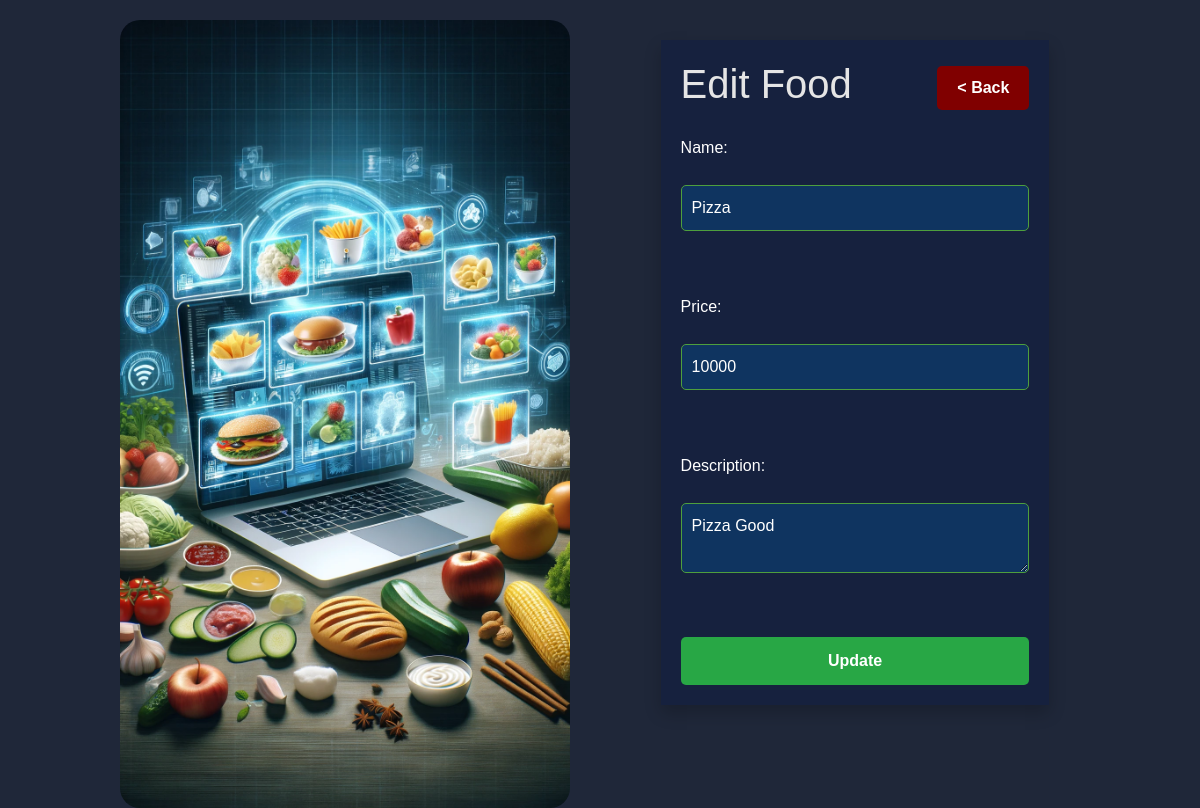
Page /admin/edit-food.php?id=8 on the committed database.
### tables this page shows
CREATE TABLE `foodlist` (
  `ID` int(11) NOT NULL,
  `Name` varchar(200) NOT NULL,
  `Price` int(20) NOT NULL,
  `Description` varchar(500) NOT NULL,
  `img` varchar(100) NOT NULL
);

### admin/edit-food.php (the view, shortened to what this page needs)
<!DOCTYPE html>
<html lang="en">
<head>
    <link href="https://cdn.jsdelivr.net/npm/bootstrap@5.0.2/dist/css/bootstrap.min.css" rel="stylesheet">
</head>
<body>
    <div class="row">
        <div class="col-5 cheat-center">
        &nbsp;<br>
        <img src="img/add-food.webp" width="450" style="margin-left:200px;
       border-radius: 20px; margin-top: 20px; " />
        </div>
        <div class="col-1"></div>
        <div class="col-5">
             <div class="container">
        <div class="header">
            <h1>Edit Food</h1>
            <div class="header-buttons">
                <a href="food.php" id="addButton2" class="cool2">< Back </a>
            </div>
        </div>
        <?php
        include('connection.php');
        $id = $_GET['id'];
        $val = $con->query("Select * from foodlist where id=$id");
        $data = mysqli_fetch_array($val);
            ?>
        <div id="addFoodForm">
            <form method="POST" enctype="multipart/form-data">
                <label for="name">Name:</label>
                <input type="text" id="name" name="name"
                value="<?php echo $data['Name'] ?>"
                required><br>
                <label for="price">Price:</label>
                <input type="text" id="price" name="price"
                value="<?php echo $data['Price'] ?>"
                required><br>
                <label for="description">Description:</label>
                <textarea id="description" name="description"
                required><?php echo $data['Description'] ?></textarea><br>
                <button type="submit" name="sub">Update</button>
            </form>
        </div>
    </div></div>
        <div class="col-1"></div>
    </div>
</body>
</html>

### admin/edit-food.php (style rules this page uses)
body { font-family: Arial, sans-serif; background-color: #1f2739; color: #E5E5E5; overflow-x: hidden; }
.cheat-center { display: flex; justify-content: center; align-items: center; }
.cool2 { display: inline-block; background-color: maroon; color: white; text-decoration: none; padding: 10px 20px; border-radius: 5px; font-size: 16px; font-weight: bold; }
.container { width: 80%; margin: 40px auto; padding: 20px; background: #16213E; box-shadow: 0 8px 16px 0 rgba(0, 0, 0, 0.2); }
.header { display: flex; align-items: center; justify-content: space-between; margin-bottom: 20px; }
form { display: grid; grid-template-columns: 1fr; gap: 20px; color: white; }
label { display: block; margin-bottom: 5px; }
input[type="text"], textarea, input[type="file"] { width: 100%; padding: 10px; background: #0F3460; border: 1px solid #4E9F3D; color: white; border-radius: 5px; }
button[type="submit"] { background-color: #28a745;; color: white; border: none; padding: 12px 20px; border-radius: 5px; cursor: pointer; font-weight: bold; }

### rows in the picture
foodlist: name "Pizza", price "10000", description "Pizza Good"
